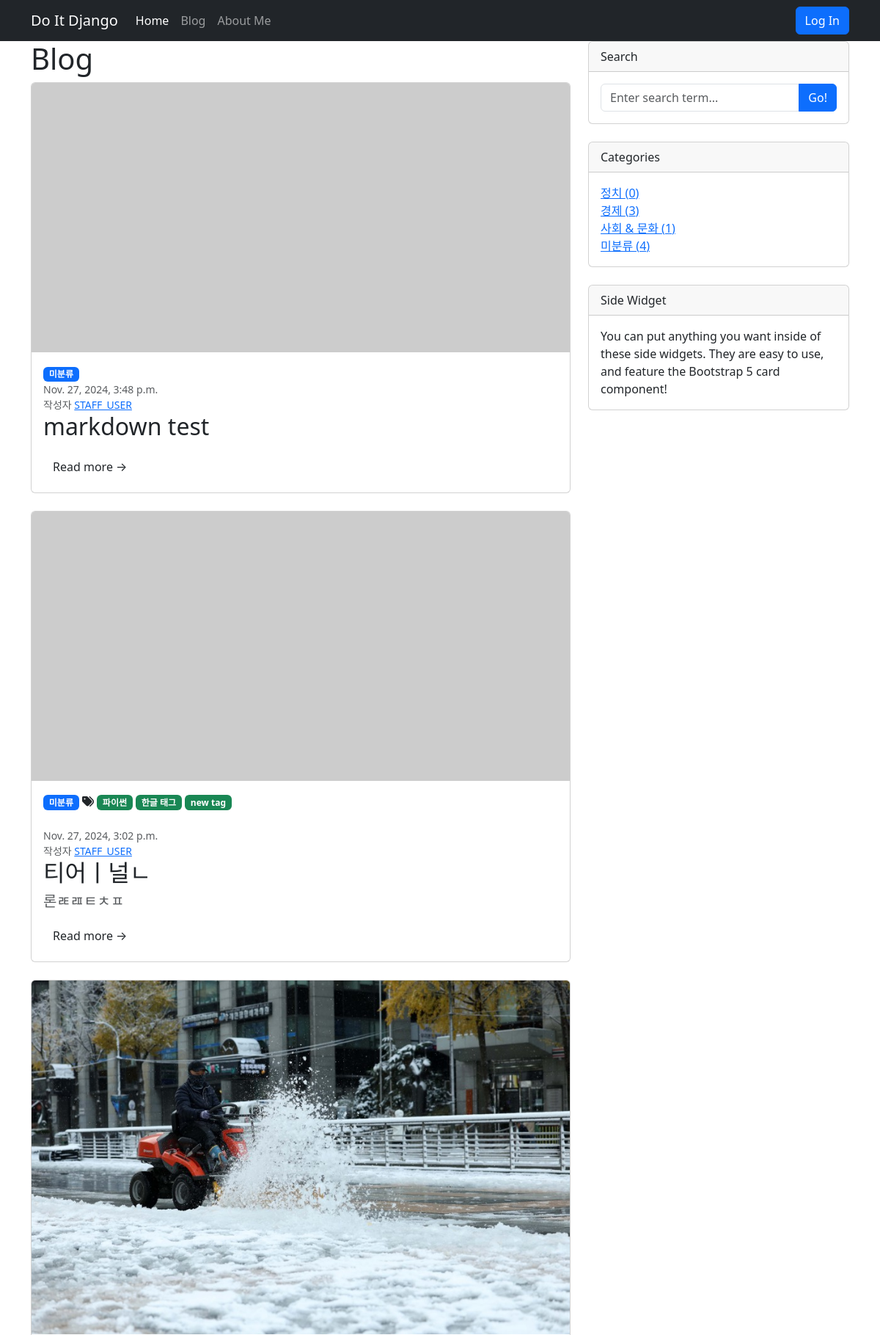
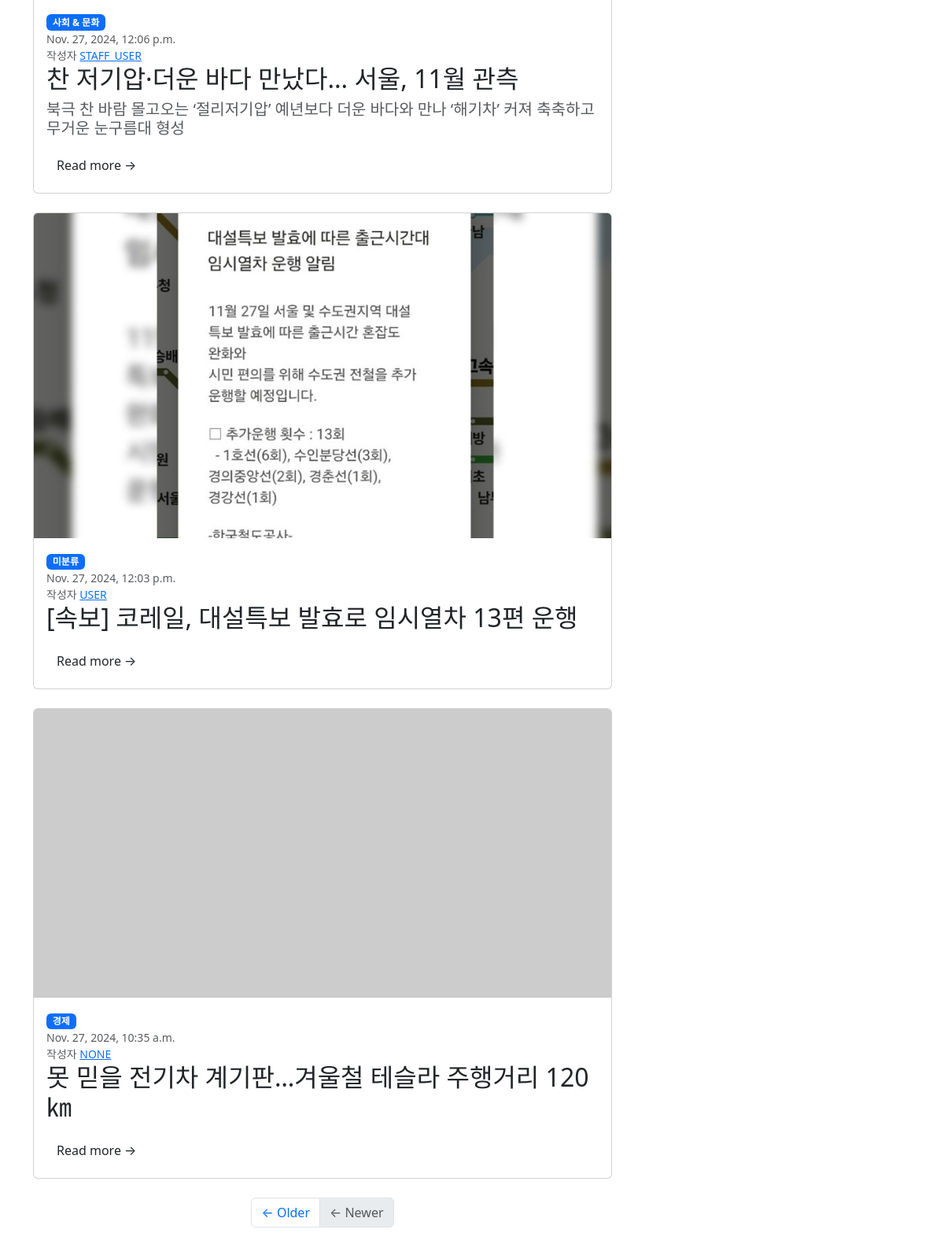
Screenshot of /blog/ (upper part) with the database file from the repository (2 pictures, top to bottom).
### blog/models.py (models this page shows, shortened)
class Post(models.Model):
    title = models.CharField(max_length=30)
    hook_text = models.CharField(max_length=100, blank=True)
    content = MarkdownxField()
    head_image = models.ImageField(upload_to='blog/images/%Y/%m/%d/', blank=True)
    file_upload = models.FileField(upload_to='blog/files/%Y/%m/%d/', blank=True)
    created_at = models.DateTimeField(auto_now_add=True)
    updated_at = models.DateTimeField(auto_now=True)
    author = models.ForeignKey(User, null=True, on_delete=models.SET_NULL)
    category = models.ForeignKey(Category, blank=True, null=True, on_delete=models.SET_NULL)
    tags = models.ManyToManyField(Tag, blank=True)
    def get_absolute_url(self):
        return f'/blog/{self.pk}'
    def get_content_markdown(self):
        return markdown(self.content)

class Tag(models.Model):
    name = models.CharField(max_length=20, unique=True)
    slug = models.SlugField(max_length=100, unique=True, allow_unicode=True)
    def __str__(self):
        return self.name
    def get_absolute_url(self):
        return f'/blog/tag/{self.slug}'

class Category(models.Model):
    name = models.CharField(max_length=20, unique=True)
    slug = models.SlugField(max_length=100, unique=True, allow_unicode=True)
    def __str__(self):
        return self.name
    def get_absolute_url(self):
        return f'/blog/category/{self.slug}'
    class Meta:
        verbose_name_plural = 'Categories'

### blog/views.py (the view)
# urls.py: path("", views.PostList.as_view())                                   # 127.0.0.1/blog/
class PostList(ListView):
    model = Post
    ordering = "-pk"  # 포스트를 최신 순으로 정렬
    paginate_by = 5  # 페이지당 5개 포스트씩 표시
    def get_context_data(self, **kwargs):
        context = super().get_context_data(**kwargs)
        context['categories'] = Category.objects.all()
        context['no_category_post_count'] = Post.objects.filter(category=None).count()
        return context

### blog/templates/blog/post_list.html (shortened to what this page needs)
{% extends 'blog/base.html' %}
{% block main_area %}
<h1 style="display: flex; align-items: center;">
    Blog
</h1>
{% if post_list.exists %}
{% for post in post_list %}
<div class="card mb-4" id="post-{{ post.pk }}">
    {% if post.head_image %}
        <a href="#!"><img class="card-img-top" src="{{ post.head_image.url }}" alt="..." /></a>
    {% else %}
        <a href="#!"><img class="card-img-top" src="https://picsum.photos/seed/{{post.id}}/600/300" alt="..." /></a>
    {% endif %}
    <div class="card-body">
        {% if post.category %}
            <span class="badge text-bg-primary">{{ post.category }}</span>
        {% else %}
            <span class="badge text-bg-primary">미분류</span>
        {% endif %}
        {% if post.tags.exists %}
            <i class="fas fa-tags"></i>
            {% for tag in post.tags.iterator %}
                <a href="{{ tag.get_absolute_url }}"><span class="badge text-bg-success">{{ tag }}</span></a>
            {% endfor %}
            <br/>
            <br/>
        {% endif %}
        <div class="small text-muted">{{ post.created_at }}</div>
        <div class="small text-muted">
            작성자
            <a href="#">{{ post.author | upper }}</a>
        </div>
        <h2 class="card-title">{{ post.title }}</h2>
        {% if post.hook_text %}
            <h5 class="text-muted">{{ post.hook_text }}</h5>
        {% endif %}
        <a class="btn btn-pri   mary" href="{{ post.get_absolute_url }}">Read more →</a>
    </div>
</div>
{% endfor %}
{% else %}
<div>
    <p>아직 게시물이 없습니다.</p>
</div>
{% endif %}
{% if is_paginated %}
    <ul class="pagination justify-content-center my-4">
        {% if page_obj.has_next %}
            <li class="page-item">
                <a class="page-link" href="?page={{ page_obj.next_page_number }}">&larr; Older</a>
            </li>
        {% else %}
            <li class="page-item disabled">
                <a class="page-link" href="#">&larr; Older</a>
            </li>
        {% endif %}
        {% if page_obj.has_previous %}
            <li class="page-item">
                <a class="page-link" href="?page={{ page_obj.previous_page_number }}">Newer &rarr;</a>
            </li>
        {% else %}
            <li class="page-item disabled">
                <a class="page-link" href="#">&larr; Newer</a>
            </li>
        {% endif %}
    </ul>
{% endif %}
{% endblock %}

### blog/templates/blog/base.html (shortened to what this page needs)
<!DOCTYPE html>
{% load static %}
<html lang="ko">
    <head>
        <link rel="stylesheet" href="{% static 'blog/bootstrap/bootstrap.min.css' %}" media="screen">
    </head>
    <body>
        {% include 'blog/navbar.html' %}
        <div class="container">
            <div class="row">
                <div class="col-lg-8" id="main-area">
                    {% block main_area %}
                    {% endblock %}
                </div>
                <div class="col-lg-4">
                    <div class="card mb-4">
                        <div class="card-header">Search</div>
                        <div class="card-body">
                            <div class="input-group">
                                <input class="form-control" type="text" placeholder="Enter search term..." aria-label="Enter search term..." aria-describedby="button-search" id="search-input" />
                                <button class="btn btn-primary" id="button-search" type="button" onclick="searchPost()">Go!</button>
                            </div>
                        </div>
                    </div>
                    <div class="card mb-4" id="categories-card">
                        <div class="card-header">Categories</div>
                        <div class="card-body">
                            <div class="row">
                                <ul class="list-unstyled mb-0">
                                    {% for category in categories %}
                                    <li>
                                        <a href="{{ category.get_absolute_url }}">{{ category }} ({{category.post_set.count}})</a>
                                    </li>
                                    {% endfor %}
                                    <li>
                                        <a href="/blog/category/no_category">미분류 ({{ no_category_post_count }})</a>
                                    </li>
                                </ul>
                            </div>
                        </div>
                    </div>
                    <div class="card mb-4">
                        <div class="card-header">Side Widget</div>
                        <div class="card-body">You can put anything you want inside of these side widgets. They are easy to use, and feature the Bootstrap 5 card component!</div>
                    </div>
                </div>
            </div>
        </div>
        <link href="https://cdn.jsdelivr.net/npm/bootstrap@5.3.3/dist/css/bootstrap.min.css" rel="stylesheet">
    </body>
</html>

### blog/templates/blog/navbar.html (shortened to what this page needs)
{% load socialaccount %}
<nav class="navbar navbar-expand-lg navbar-dark bg-dark">
    <div class="container">
        <a class="navbar-brand" href="/">Do It Django</a>
        <div class="collapse navbar-collapse" id="navbarSupportedContent">
            <ul class="navbar-nav mb-2 mb-lg-0">
                <li class="nav-item">
                    <a class="nav-link active" aria-current="page" href="#">Home</a>
                  </li>
                <li class="nav-item">
                <a class="nav-link" href="/blog/">Blog</a>
                </li>
                <li class="nav-item">
                <a class="nav-link" href="/about_me/">About Me</a>
                </li>
            </ul>
            <ul class="navbar-nav ms-auto mb-2 mb-lg-0">
                {% if user.is_authenticated %}
                <li class="nav-item dropdown">
                    <a class="nav-link dropdown-toggle" href="#" id="navbarDropdownMenuLink" role="button" data-bs-toggle="dropdown" aria-haspopup="true" aria-expanded="false">
                      {% if user.socialaccount_set.all.0.get_avatar_url %}
                        <img class="rounded-circle" width="25px" src="{{ user.socialaccount_set.all.0.get_avatar_url }}" alt="">
                      {% else %}
                      <img class="rounded-circle" width="25px" src="https://doitdjango.com/avatar/id/2569/88f1d2892a7cfe94/svg/{{ user.email }}" alt="">
                      {% endif %}
                      &nbsp;
                      {{ user.username }}
                    </a>
                    <div class="dropdown-menu" aria-labelledby="navbarDropdownMenuLink">
                      <a class="dropdown-items" href="/accounts/logout/">Log Out</a>
                    </div>
                </li>
                {% else %}
                <li class="nav-item">
                  <button class="btn btn-primary" data-bs-toggle="modal" data-bs-target="#exampleModal">Log In</button>
                </li>
                {% endif %}
            </ul>
        </div>
    </div>
</nav>

### rows the page displays
Post: shows "미분류", created_at "Nov. 27, 2024, 3:48 p.m.", author "STAFF_USER", title "markdown test"
Post: shows "미분류", created_at "Nov. 27, 2024, 3:02 p.m.", author "STAFF_USER", title "티어ㅣ널ㄴ", hook_text "론ㄾㄿㅌㅊㅍ"
Tag: name "파이썬"
Tag: name "한글 태그"
Tag: name "new tag"
Post: head_image (picture), category "사회 & 문화", created_at "Nov. 27, 2024, 12:06 p.m.", author "STAFF_USER", title "찬 저기압·더운 바다 만났다... 서울, 11월 관측", hook_text "북극 찬 바람 몰고오는 ‘절리저기압’ 예년보다 더운 바다와 만나 ‘해기차’ 커져 축축하고 무거운 눈구름대 형성"
Post: head_image (picture), shows "미분류", created_at "Nov. 27, 2024, 12:03 p.m.", author "USER", title "[속보] 코레일, 대설특보 발효로 임시열차 13편 운행"
Post: category "경제", created_at "Nov. 27, 2024, 10:35 a.m.", author "NONE", title "못 믿을 전기차 계기판…겨울철 테슬라 주행거리 120㎞"
Category: name "정치", post_set.count "0"
Category: name "경제", post_set.count "3"
Category: name "사회 & 문화", post_set.count "1"

### other values shown
{{ no_category_post_count }} "4"
